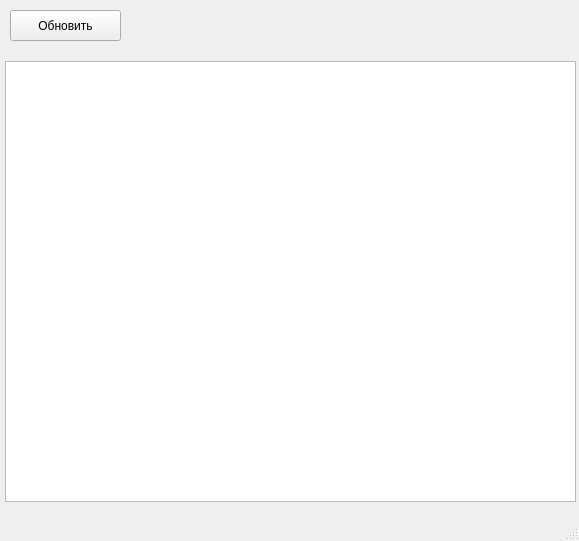
<?xml version="1.0" encoding="UTF-8"?>
<ui version="4.0">
 <class>MainWindow</class>
 <widget class="QMainWindow" name="MainWindow">
  <property name="geometry">
   <rect>
    <x>0</x>
    <y>0</y>
    <width>579</width>
    <height>541</height>
   </rect>
  </property>
  <property name="windowTitle">
   <string>MainWindow</string>
  </property>
  <widget class="QWidget" name="centralwidget">
   <widget class="QTableWidget" name="tableWidget">
    <property name="geometry">
     <rect>
      <x>5</x>
      <y>61</y>
      <width>571</width>
      <height>441</height>
     </rect>
    </property>
   </widget>
   <widget class="QPushButton" name="pushButton">
    <property name="geometry">
     <rect>
      <x>10</x>
      <y>10</y>
      <width>111</width>
      <height>31</height>
     </rect>
    </property>
    <property name="text">
     <string>Обновить</string>
    </property>
   </widget>
  </widget>
  <widget class="QMenuBar" name="menubar">
   <property name="geometry">
    <rect>
     <x>0</x>
     <y>0</y>
     <width>579</width>
     <height>21</height>
    </rect>
   </property>
  </widget>
  <widget class="QStatusBar" name="statusbar"/>
 </widget>
 <resources/>
 <connections/>
</ui>
